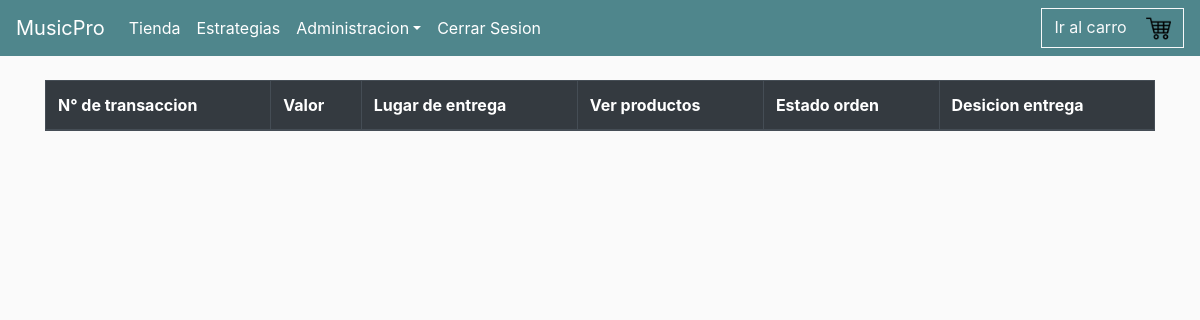
The page /pedidos/ (signed in) on the database as committed earlier.
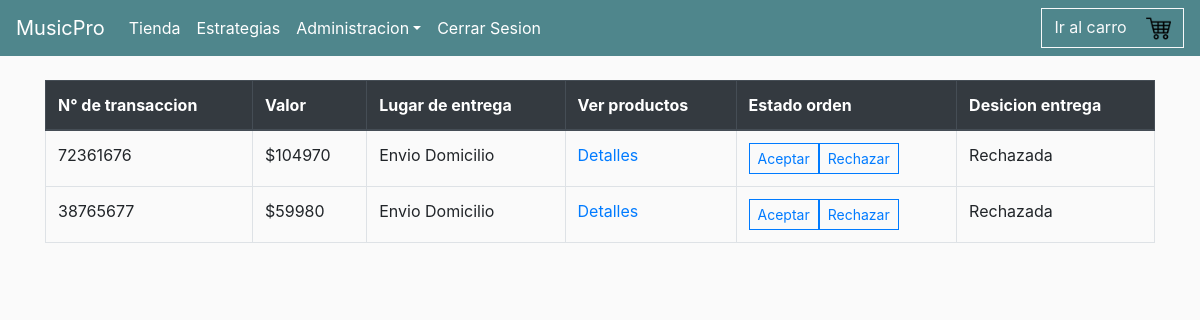
The same page on the database as committed later.
### TiendaMPRO/models.py (models this page shows, shortened)
class OrdenDeCompra(models.Model):
    customer = models.ForeignKey(Usuario, on_delete=models.SET_NULL, blank=True, null=True)
    complete = models.BooleanField(default=False, null=True, blank=False)
    retiroTienda = models.BooleanField(default=False, null=True, blank=False)
    transaction_id=  models.CharField(max_length=200, null=True)
    pagado = models.BooleanField(default=False, null=True, blank=False)
    transferencia = models.BooleanField(default=False, null=True, blank=False)
    aceptada = models.BooleanField(default=False, null=True, blank=False)
    estado = models.CharField(max_length=200, null=True, blank=True, default="En Bodega")
    @property
    def get_total_descuento(self):
        orderitems = self.productopedido_set.all()
        if (sum ([item.cantidad for item in orderitems])>=4):
            total = sum([item.get_total for item in orderitems])-20000
        else:
            total = sum([item.get_total for item in orderitems])
        return total

class ProductoPedido(models.Model):
    producto = models.ForeignKey(Producto, on_delete=models.SET_NULL, blank=True, null=True)
    orden = models.ForeignKey(OrdenDeCompra, on_delete=models.SET_NULL, blank=True, null=True)
    cantidad = models.IntegerField(default=0, null=True, blank=True)
    fecha_pedido = models.DateTimeField(auto_now_add=True)
    @property
    def get_total(self):
        total = self.producto.precio * self.cantidad
        return total

class Producto(models.Model):
    nom_prod = models.CharField(validators=[MinLengthValidator(3)], max_length=40,verbose_name="Nombre de Producto")
    tipo_prod = models.ForeignKey(TipoProducto, on_delete=models.CASCADE)
    descripcion = models.TextField(max_length=1500,null=True,blank=True)
    precio = models.FloatField(default=0.0)
    imagen = models.ImageField(upload_to="images/producto",null=True,blank=True)

### TiendaMPRO/views.py (the view)
# urls.py: path('pedidos/', views.Pedido, name='pedidos'),
def Pedido(request):
    order = OrdenDeCompra.objects.all()
    context={'order' : order}
    return render(request, 'TiendaMPRO/Pedidos.html',context)

### TiendaMPRO/models.py (called while the page is built)
    def __str__(self):
        return f'{self.nombre}'

    @property
    def is_staff(self):
        return self.usuario_admin

### TiendaMPRO/templates/TiendaMPRO/Pedidos.html (shortened to what this page needs)
{% extends 'TiendaMPRO/main.html' %}
{% load static %}
{% block content %}
<br>
<table class="table table-bordered">
    <thead class="thead-dark">
      <tr>
        <th scope="col">N° de transaccion</th>
        <th scope="col">Valor</th>
        <th scope="col">Lugar de entrega</th>
        <th scope="col">Ver productos</th>
        <th scope="col">Estado orden</th>
        <th scope="col">Desicion entrega</th>
      </tr>
    </thead>
    <tbody>
        {% for ped in order %}
          {% if ped.pagado == True %}
            <tr>
              <td data-label="N° de transaccion">{{ped.transaction_id}}</td>
              <td data-label="Valor">${{ped.get_total_descuento|floatformat:0}}</td>
              {% if ped.retiroTienda == True %}
                <td data-label="Lugar de entrega">Retiro en Tienda</td>
              {% elif ped.retiroTienda == False %}
                <td data-label="Lugar de entrega">Envio Domicilio</td>
              {% endif %}
              <td data-label="Ver Productos"><a class="" href="{% url 'detallePedido' ped.id %}">Detalles</a></td>
              {% if ped.estado == "Al vendedor" %}
                <td data-label="Opciones">
                  <button type="button" class="btn btn-sm btn-outline-primary option-btn" data-product="{{ped.id}}" data-action="aceptar">Aceptar</a>
                  <button type="button" class="btn btn-sm btn-outline-primary option-btn" data-product="{{ped.id}}" data-action="rechazar">Rechazar</a>
                </td>
              {% elif ped.estado == "En Bodega" %}
                <td data-label="Opciones">
                  <button type="button" class="btn btn-sm btn-outline-primary option-btn" data-product="{{ped.id}}" data-action="aceptar">Aceptar</a>
                  <button type="button" class="btn btn-sm btn-outline-primary option-btn" data-product="{{ped.id}}" data-action="rechazar">Rechazar</a>
                </td>
              {% elif ped.estado == "En transito" %}
                <td data-label="Ubicacion">En transito</td>
              {% endif %}
              {% if ped.aceptada == True %}
                <td data-label="Estado">Aceptada</td>
              {% elif ped.aceptada == False %}
              <td data-label="Estado">Rechazada</td>
              {% endif %}
            </tr>
          {% endif %}
        {% endfor %}
  </table>
{% endblock %}

Rows that differ between the two databases and show on the page:
added OrdenDeCompra: transaction_id "72361676", get_total_descuento "104970", retiroTienda "Envio Domicilio", aceptada "Rechazada"
added OrdenDeCompra: transaction_id "38765677", get_total_descuento "59980", retiroTienda "Envio Domicilio", aceptada "Rechazada"
